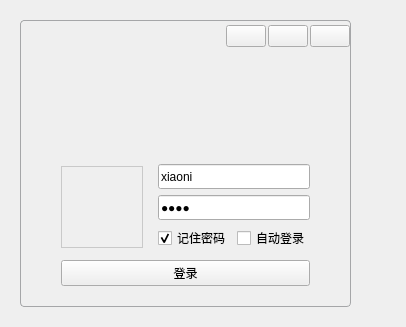
<?xml version="1.0" encoding="UTF-8"?>
<ui version="4.0">
 <class>LoginWidget</class>
 <widget class="QWidget" name="LoginWidget">
  <property name="geometry">
   <rect>
    <x>0</x>
    <y>0</y>
    <width>406</width>
    <height>327</height>
   </rect>
  </property>
  <property name="windowTitle">
   <string>登录界面</string>
  </property>
  <property name="windowIcon">
   <iconset resource="resource.qrc">
    <normaloff>:/resource/background/app.png</normaloff>:/resource/background/app.png</iconset>
  </property>
  <property name="styleSheet">
   <string notr="true">QWidget#page, QWidget#page_2 {
	border: 1px solid #A5A6A8;
	border-radius: 4px;
}</string>
  </property>
  <layout class="QGridLayout" name="gridLayout">
   <item row="0" column="0">
    <widget class="QWidget" name="widget" native="true">
     <layout class="QVBoxLayout" name="verticalLayout">
      <item>
       <widget class="RotatingStackedWidget" name="stackedWidget">
        <property name="sizePolicy">
         <sizepolicy hsizetype="Maximum" vsizetype="Maximum">
          <horstretch>0</horstretch>
          <verstretch>0</verstretch>
         </sizepolicy>
        </property>
        <property name="currentIndex">
         <number>0</number>
        </property>
        <widget class="QWidget" name="page">
         <property name="sizePolicy">
          <sizepolicy hsizetype="Expanding" vsizetype="Expanding">
           <horstretch>0</horstretch>
           <verstretch>0</verstretch>
          </sizepolicy>
         </property>
         <layout class="QVBoxLayout" name="verticalLayout_2">
          <property name="spacing">
           <number>0</number>
          </property>
          <property name="leftMargin">
           <number>1</number>
          </property>
          <property name="topMargin">
           <number>1</number>
          </property>
          <property name="rightMargin">
           <number>1</number>
          </property>
          <property name="bottomMargin">
           <number>1</number>
          </property>
          <item>
           <widget class="QWidget" name="widgetWinTitle" native="true">
            <property name="minimumSize">
             <size>
              <width>0</width>
              <height>30</height>
             </size>
            </property>
            <property name="maximumSize">
             <size>
              <width>16777215</width>
              <height>30</height>
             </size>
            </property>
            <layout class="QHBoxLayout" name="horizontalLayout_2" stretch="0,1,0,0,0">
             <property name="spacing">
              <number>2</number>
             </property>
             <property name="leftMargin">
              <number>10</number>
             </property>
             <property name="topMargin">
              <number>0</number>
             </property>
             <property name="rightMargin">
              <number>0</number>
             </property>
             <property name="bottomMargin">
              <number>0</number>
             </property>
             <item>
              <widget class="QLabel" name="labelWinIcon">
               <property name="minimumSize">
                <size>
                 <width>30</width>
                 <height>30</height>
                </size>
               </property>
               <property name="maximumSize">
                <size>
                 <width>30</width>
                 <height>30</height>
                </size>
               </property>
               <property name="text">
                <string/>
               </property>
               <property name="pixmap">
                <pixmap resource="resource.qrc">:/resource/images/robot.png</pixmap>
               </property>
              </widget>
             </item>
             <item>
              <widget class="QLabel" name="labelWinTitle">
               <property name="styleSheet">
                <string notr="true">color: #FFFFFF;</string>
               </property>
               <property name="text">
                <string/>
               </property>
              </widget>
             </item>
             <item>
              <widget class="QPushButton" name="btnWinMenu">
               <property name="focusPolicy">
                <enum>Qt::NoFocus</enum>
               </property>
               <property name="text">
                <string/>
               </property>
               <property name="icon">
                <iconset resource="resource.qrc">
                 <normaloff>:/resource/common/ic_login_cfg.png</normaloff>:/resource/common/ic_login_cfg.png</iconset>
               </property>
              </widget>
             </item>
             <item>
              <widget class="QPushButton" name="btnWinMin">
               <property name="focusPolicy">
                <enum>Qt::NoFocus</enum>
               </property>
               <property name="text">
                <string/>
               </property>
               <property name="icon">
                <iconset resource="resource.qrc">
                 <normaloff>:/resource/common/ic_min.png</normaloff>:/resource/common/ic_min.png</iconset>
               </property>
              </widget>
             </item>
             <item>
              <widget class="QPushButton" name="btnWinClose">
               <property name="focusPolicy">
                <enum>Qt::NoFocus</enum>
               </property>
               <property name="text">
                <string/>
               </property>
               <property name="icon">
                <iconset resource="resource.qrc">
                 <normaloff>:/resource/common/ic_close_white.png</normaloff>:/resource/common/ic_close_white.png</iconset>
               </property>
              </widget>
             </item>
            </layout>
           </widget>
          </item>
          <item>
           <widget class="QWidget" name="widgetBody" native="true">
            <layout class="QVBoxLayout" name="verticalLayout_5">
             <property name="spacing">
              <number>0</number>
             </property>
             <property name="leftMargin">
              <number>0</number>
             </property>
             <property name="topMargin">
              <number>0</number>
             </property>
             <property name="rightMargin">
              <number>0</number>
             </property>
             <property name="bottomMargin">
              <number>0</number>
             </property>
             <item>
              <widget class="QLabel" name="labelWeclcom">
               <property name="text">
                <string/>
               </property>
               <property name="pixmap">
                <pixmap resource="resource.qrc">:/resource/background/logo.jpg</pixmap>
               </property>
               <property name="alignment">
                <set>Qt::AlignCenter</set>
               </property>
              </widget>
             </item>
             <item>
              <layout class="QVBoxLayout" name="verticalLayout_4">
               <property name="spacing">
                <number>10</number>
               </property>
               <property name="leftMargin">
                <number>40</number>
               </property>
               <property name="topMargin">
                <number>20</number>
               </property>
               <property name="rightMargin">
                <number>40</number>
               </property>
               <property name="bottomMargin">
                <number>20</number>
               </property>
               <item>
                <layout class="QHBoxLayout" name="horizontalLayout_4">
                 <property name="spacing">
                  <number>15</number>
                 </property>
                 <item>
                  <widget class="QLabel" name="labelUserHead">
                   <property name="minimumSize">
                    <size>
                     <width>82</width>
                     <height>82</height>
                    </size>
                   </property>
                   <property name="maximumSize">
                    <size>
                     <width>82</width>
                     <height>82</height>
                    </size>
                   </property>
                   <property name="styleSheet">
                    <string notr="true">QLabel#labelUserHead {
	border: 1px solid #C9C9C9;
}</string>
                   </property>
                   <property name="text">
                    <string/>
                   </property>
                   <property name="pixmap">
                    <pixmap resource="resource.qrc">:/resource/head/head-64.png</pixmap>
                   </property>
                   <property name="alignment">
                    <set>Qt::AlignCenter</set>
                   </property>
                  </widget>
                 </item>
                 <item>
                  <widget class="QWidget" name="widgetInput" native="true">
                   <layout class="QVBoxLayout" name="verticalLayout_3">
                    <property name="leftMargin">
                     <number>0</number>
                    </property>
                    <property name="topMargin">
                     <number>0</number>
                    </property>
                    <property name="rightMargin">
                     <number>0</number>
                    </property>
                    <property name="bottomMargin">
                     <number>0</number>
                    </property>
                    <item>
                     <widget class="QIconLineEdit" name="lineEditUser">
                      <property name="minimumSize">
                       <size>
                        <width>0</width>
                        <height>25</height>
                       </size>
                      </property>
                      <property name="maximumSize">
                       <size>
                        <width>16777215</width>
                        <height>25</height>
                       </size>
                      </property>
                      <property name="text">
                       <string>xiaoni</string>
                      </property>
                      <property name="placeholderText">
                       <string>用户名</string>
                      </property>
                     </widget>
                    </item>
                    <item>
                     <widget class="QIconLineEdit" name="lineEditPasswd">
                      <property name="minimumSize">
                       <size>
                        <width>0</width>
                        <height>25</height>
                       </size>
                      </property>
                      <property name="maximumSize">
                       <size>
                        <width>16777215</width>
                        <height>25</height>
                       </size>
                      </property>
                      <property name="text">
                       <string>1234</string>
                      </property>
                      <property name="echoMode">
                       <enum>QLineEdit::Password</enum>
                      </property>
                      <property name="placeholderText">
                       <string>用户密码</string>
                      </property>
                     </widget>
                    </item>
                    <item>
                     <layout class="QHBoxLayout" name="horizontalLayout">
                      <item>
                       <widget class="QCheckBox" name="checkBoxPasswd">
                        <property name="text">
                         <string>记住密码</string>
                        </property>
                        <property name="checked">
                         <bool>true</bool>
                        </property>
                       </widget>
                      </item>
                      <item>
                       <widget class="QCheckBox" name="checkBoxAutoLogin">
                        <property name="text">
                         <string>自动登录</string>
                        </property>
                        <property name="checked">
                         <bool>false</bool>
                        </property>
                       </widget>
                      </item>
                     </layout>
                    </item>
                   </layout>
                  </widget>
                 </item>
                </layout>
               </item>
               <item>
                <layout class="QHBoxLayout" name="horizontalLayout_3">
                 <property name="spacing">
                  <number>15</number>
                 </property>
                 <item>
                  <widget class="QPushButton" name="btnLogin">
                   <property name="focusPolicy">
                    <enum>Qt::NoFocus</enum>
                   </property>
                   <property name="toolTip">
                    <string>登录</string>
                   </property>
                   <property name="text">
                    <string>登录</string>
                   </property>
                  </widget>
                 </item>
                </layout>
               </item>
              </layout>
             </item>
            </layout>
           </widget>
          </item>
         </layout>
        </widget>
        <widget class="QWidget" name="page_2">
         <property name="sizePolicy">
          <sizepolicy hsizetype="Expanding" vsizetype="Expanding">
           <horstretch>0</horstretch>
           <verstretch>0</verstretch>
          </sizepolicy>
         </property>
         <layout class="QVBoxLayout" name="verticalLayout_9">
          <property name="spacing">
           <number>0</number>
          </property>
          <property name="leftMargin">
           <number>1</number>
          </property>
          <property name="topMargin">
           <number>1</number>
          </property>
          <property name="rightMargin">
           <number>1</number>
          </property>
          <property name="bottomMargin">
           <number>1</number>
          </property>
          <item>
           <widget class="QWidget" name="widgetWinTitle_2" native="true">
            <property name="minimumSize">
             <size>
              <width>0</width>
              <height>30</height>
             </size>
            </property>
            <property name="maximumSize">
             <size>
              <width>16777215</width>
              <height>30</height>
             </size>
            </property>
            <layout class="QHBoxLayout" name="horizontalLayout_5" stretch="1,0,0">
             <property name="spacing">
              <number>5</number>
             </property>
             <property name="leftMargin">
              <number>10</number>
             </property>
             <property name="topMargin">
              <number>0</number>
             </property>
             <property name="rightMargin">
              <number>0</number>
             </property>
             <property name="bottomMargin">
              <number>0</number>
             </property>
             <item>
              <widget class="QLabel" name="labelWinTitle_2">
               <property name="styleSheet">
                <string notr="true">color: #FFFFFF;</string>
               </property>
               <property name="text">
                <string>登录配置</string>
               </property>
              </widget>
             </item>
             <item>
              <widget class="QPushButton" name="btnWinMin_2">
               <property name="focusPolicy">
                <enum>Qt::NoFocus</enum>
               </property>
               <property name="text">
                <string/>
               </property>
               <property name="icon">
                <iconset resource="resource.qrc">
                 <normaloff>:/resource/common/ic_min.png</normaloff>:/resource/common/ic_min.png</iconset>
               </property>
              </widget>
             </item>
             <item>
              <widget class="QPushButton" name="btnWinClose_2">
               <property name="focusPolicy">
                <enum>Qt::NoFocus</enum>
               </property>
               <property name="text">
                <string/>
               </property>
               <property name="icon">
                <iconset resource="resource.qrc">
                 <normaloff>:/resource/common/ic_close_white.png</normaloff>:/resource/common/ic_close_white.png</iconset>
               </property>
              </widget>
             </item>
            </layout>
           </widget>
          </item>
          <item>
           <widget class="QWidget" name="widgetBody_2" native="true">
            <layout class="QVBoxLayout" name="verticalLayout_6">
             <item>
              <widget class="QGroupBox" name="groupBox">
               <property name="title">
                <string>服务器设置</string>
               </property>
               <layout class="QVBoxLayout" name="verticalLayout_7">
                <item>
                 <layout class="QHBoxLayout" name="horizontalLayout_6">
                  <property name="rightMargin">
                   <number>0</number>
                  </property>
                  <item>
                   <layout class="QFormLayout" name="formLayout">
                    <item row="0" column="0">
                     <widget class="QLabel" name="label_3">
                      <property name="text">
                       <string>服务器地址配置：</string>
                      </property>
                     </widget>
                    </item>
                    <item row="0" column="1">
                     <widget class="QIPLineEdit" name="lineEditHostAddr">
                      <property name="text">
                       <string>192.168.5.181</string>
                      </property>
                     </widget>
                    </item>
                    <item row="1" column="0">
                     <widget class="QLabel" name="label_4">
                      <property name="text">
                       <string>消息服务器端口：</string>
                      </property>
                     </widget>
                    </item>
                    <item row="1" column="1">
                     <widget class="QLineEdit" name="lineEditHostMsgPort">
                      <property name="text">
                       <string>60001</string>
                      </property>
                     </widget>
                    </item>
                    <item row="2" column="0">
                     <widget class="QLabel" name="label_5">
                      <property name="text">
                       <string>文件服务器端口：</string>
                      </property>
                     </widget>
                    </item>
                    <item row="2" column="1">
                     <widget class="QLineEdit" name="lineEditHostFilePort">
                      <property name="text">
                       <string>60002</string>
                      </property>
                     </widget>
                    </item>
                   </layout>
                  </item>
                 </layout>
                </item>
                <item>
                 <spacer name="verticalSpacer">
                  <property name="orientation">
                   <enum>Qt::Vertical</enum>
                  </property>
                  <property name="sizeHint" stdset="0">
                   <size>
                    <width>20</width>
                    <height>157</height>
                   </size>
                  </property>
                 </spacer>
                </item>
               </layout>
              </widget>
             </item>
             <item>
              <layout class="QHBoxLayout" name="horizontalLayout_7">
               <item>
                <spacer name="horizontalSpacer">
                 <property name="orientation">
                  <enum>Qt::Horizontal</enum>
                 </property>
                 <property name="sizeHint" stdset="0">
                  <size>
                   <width>40</width>
                   <height>20</height>
                  </size>
                 </property>
                </spacer>
               </item>
               <item>
                <widget class="QPushButton" name="btnCancel">
                 <property name="text">
                  <string>取消</string>
                 </property>
                </widget>
               </item>
               <item>
                <widget class="QPushButton" name="btnSaveCfg">
                 <property name="text">
                  <string>确定</string>
                 </property>
                </widget>
               </item>
              </layout>
             </item>
            </layout>
           </widget>
          </item>
         </layout>
        </widget>
       </widget>
      </item>
     </layout>
    </widget>
   </item>
  </layout>
 </widget>
 <customwidgets>
  <customwidget>
   <class>QIPLineEdit</class>
   <extends>QLineEdit</extends>
   <header>clineedit.h</header>
  </customwidget>
  <customwidget>
   <class>RotatingStackedWidget</class>
   <extends>QStackedWidget</extends>
   <header>rotatingstackedwidget.h</header>
   <container>1</container>
  </customwidget>
  <customwidget>
   <class>QIconLineEdit</class>
   <extends>QLineEdit</extends>
   <header>clineedit.h</header>
  </customwidget>
 </customwidgets>
 <resources>
  <include location="resource.qrc"/>
 </resources>
 <connections>
  <connection>
   <sender>btnWinMin_2</sender>
   <signal>clicked()</signal>
   <receiver>LoginWidget</receiver>
   <slot>showMinimized()</slot>
   <hints>
    <hint type="sourcelabel">
     <x>87</x>
     <y>71</y>
    </hint>
    <hint type="destinationlabel">
     <x>447</x>
     <y>67</y>
    </hint>
   </hints>
  </connection>
  <connection>
   <sender>btnWinClose_2</sender>
   <signal>clicked()</signal>
   <receiver>LoginWidget</receiver>
   <slot>close()</slot>
   <hints>
    <hint type="sourcelabel">
     <x>118</x>
     <y>76</y>
    </hint>
    <hint type="destinationlabel">
     <x>431</x>
     <y>167</y>
    </hint>
   </hints>
  </connection>
  <connection>
   <sender>btnWinMin</sender>
   <signal>clicked()</signal>
   <receiver>LoginWidget</receiver>
   <slot>showMinimized()</slot>
   <hints>
    <hint type="sourcelabel">
     <x>358</x>
     <y>68</y>
    </hint>
    <hint type="destinationlabel">
     <x>489</x>
     <y>157</y>
    </hint>
   </hints>
  </connection>
  <connection>
   <sender>btnWinClose</sender>
   <signal>clicked()</signal>
   <receiver>LoginWidget</receiver>
   <slot>close()</slot>
   <hints>
    <hint type="sourcelabel">
     <x>388</x>
     <y>72</y>
    </hint>
    <hint type="destinationlabel">
     <x>468</x>
     <y>195</y>
    </hint>
   </hints>
  </connection>
 </connections>
</ui>
